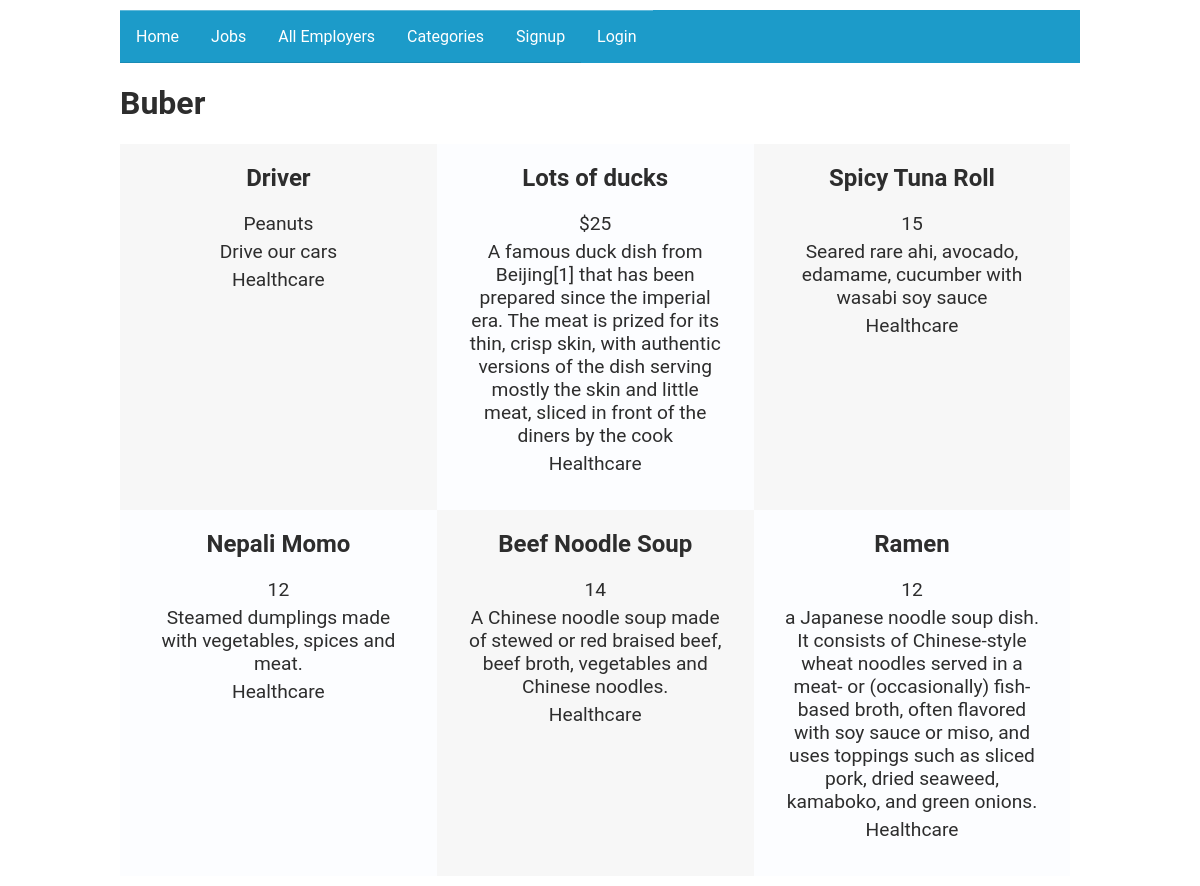
The page /employer/1 on the database its author committed.
### database_setup.py (models this page shows, shortened)
class Employer(Base):
    __tablename__ = 'employer'
    id = Column(Integer, primary_key=True)
    name = Column(String(250), nullable=False)
    user_id = Column(Integer, ForeignKey('user.id'))
    user = relationship(User)

class Job(Base):
    __tablename__ = 'job'
    id = Column(Integer, primary_key=True)
    header = Column(String(80), nullable=False)
    description = Column(String(250))
    salary = Column(String(8))
    category_id = Column(Integer, ForeignKey('category.id'))
    category = relationship(Category)
    employer_id = Column(Integer, ForeignKey('employer.id'))
    employer = relationship(Employer)
    user_id = Column(Integer, ForeignKey('user.id'))
    user = relationship(User)

class Category(Base):
    __tablename__ = 'category'
    id = Column(Integer, primary_key=True)
    name = Column(String(250))

### methods/employer/viewEmployer.py (the view)
@routes.route("/employer/<int:employer_id>")
def viewEmployer(employer_id):
    employer = session.query(
        Employer).filter_by(id=employer_id).one()
    jobs = session.query(Job).filter_by(
        employer_id=employer_id).all()
    if permissions.EmployerAdminAndLoggedIn(employer_id) == True:
        return render_template('/employer/viewEmployer.html',
                               employer=employer, jobs=jobs,
                               employer_id=employer_id)
    else:
        return render_template('/employer/viewEmployerPublic.html',
                               employer=employer, jobs=jobs,
                               employer_id=employer_id)

### helpers/permissions.py (called while the page is built)
def EmployerAdminAndLoggedIn(employer_id):
    employer = session.query(
        Employer).filter_by(id=employer_id).one()
    creator = userMethods.getUserInfo(employer.user_id)
    if 'username' in login_session and creator.id == login_session['user_id']:
        return True
    else:
        return False

### methods/userMethods.py (called while the page is built)
def getUserInfo(user_id):
    user = session.query(User).filter_by(id=user_id).one()
    return user

### templates/employer/viewEmployerPublic.html
{% extends "base.html" %}
{% set active_page = "TODO" %}
{% block content %}
<h1>{{employer.name}}</h1>
	<div class="gallery">
	{% for i in jobs %}
	<div class="gallery-item">
		<a href="{{url_for('routes.viewJob', job_id=i.id)}}">
			<h2>{{i.header}}</h2>
		</a>
		<p>{{i.salary}} </p>
		<p>{{i.description}}</p>
		<a href="{{ url_for('routes.viewCategory', category_id=i.category.id)}}">
		<p>{{i.category.name}}</p>
		</a>
	</div>
	{% endfor %}
	</div>
{% endblock %}

### static/style.css (style rules this page uses)
html, body { margin: 0; padding: 0; }
a { text-decoration: none; color: #2d2d2d; }
.container { font-family: "Helvetica Neue Bold", Roboto, Helvetica, Arial, sans-serif; color: #2d2d2d; }

### static/default-smallscreen.css (style rules this page uses)
.container { display: -webkit-flex; display: flex; -wbekit-flex-flow: row wrap; flex-flow: row wrap; padding: 10px; width: 80%; margin-left: auto; margin-right: auto; }
.gallery { display: block; width: 100%; flex-wrap: wrap; }
.gallery-item { width: 100%; }
.gallery-item h3, h4, p { padding: 30px; padding-top: 15px; padding-bottom: 15px; font-size: 1.2em; margin-top: 10px; }
.gallery-item p { margin: 0; padding-top: 0px; }
.gallery-item:nth-of-type(odd) { background-color: #f7f7f7; }
.gallery-item:nth-of-type(even) { background-color: #fcfdff; }

### static/medium-screen.css (style rules this page uses)
@media screen and (min-width: 768px) { .gallery { display: flex; text-align: center; } }
@media screen and (min-width: 768px) { .gallery-item { width: 33%; padding-bottom: 30px; } }
@media screen and (min-width: 768px) { .gallery-item p { margin: 0; padding-top: 0px; padding-bottom: 5px; } }

### static/large-screen.css (style rules this page uses)
@media screen and (min-width: 1024px) { .container { max-width: 1200px; } }

### rows shown on the page
Employer: name "Buber"
Job: header "Driver", salary "Peanuts", description "Drive our cars", category.name "Healthcare"
Job: header "Lots of ducks", salary "$25", description "A famous duck dish from Beijing[1] that has been prepared since the imperial era. The meat is prized for its thin, crisp skin, with authentic versions of the dish serving mostly the skin and little meat, sliced in front of the diners by the cook", category.name "Healthcare"
Job: header "Spicy Tuna Roll", salary "15", description "Seared rare ahi, avocado, edamame, cucumber with wasabi soy sauce", category.name "Healthcare"
Job: header "Nepali Momo", salary "12", description "Steamed dumplings made with vegetables, spices and meat.", category.name "Healthcare"
Job: header "Beef Noodle Soup", salary "14", description "A Chinese noodle soup made of stewed or red braised beef, beef broth, vegetables and Chinese noodles.", category.name "Healthcare"
Job: header "Ramen", salary "12", description "a Japanese noodle soup dish. It consists of Chinese-style wheat noodles served in a meat- or (occasionally) fish-based broth, often flavored with soy sauce or miso, and uses toppings such as sliced pork, dried seaweed, kamaboko, and green onions.", category.name "Healthcare"

### other values the page prints
{{ caption|e }} "Home" "Jobs" "All Employers" "Categories" "Signup" "Login"
